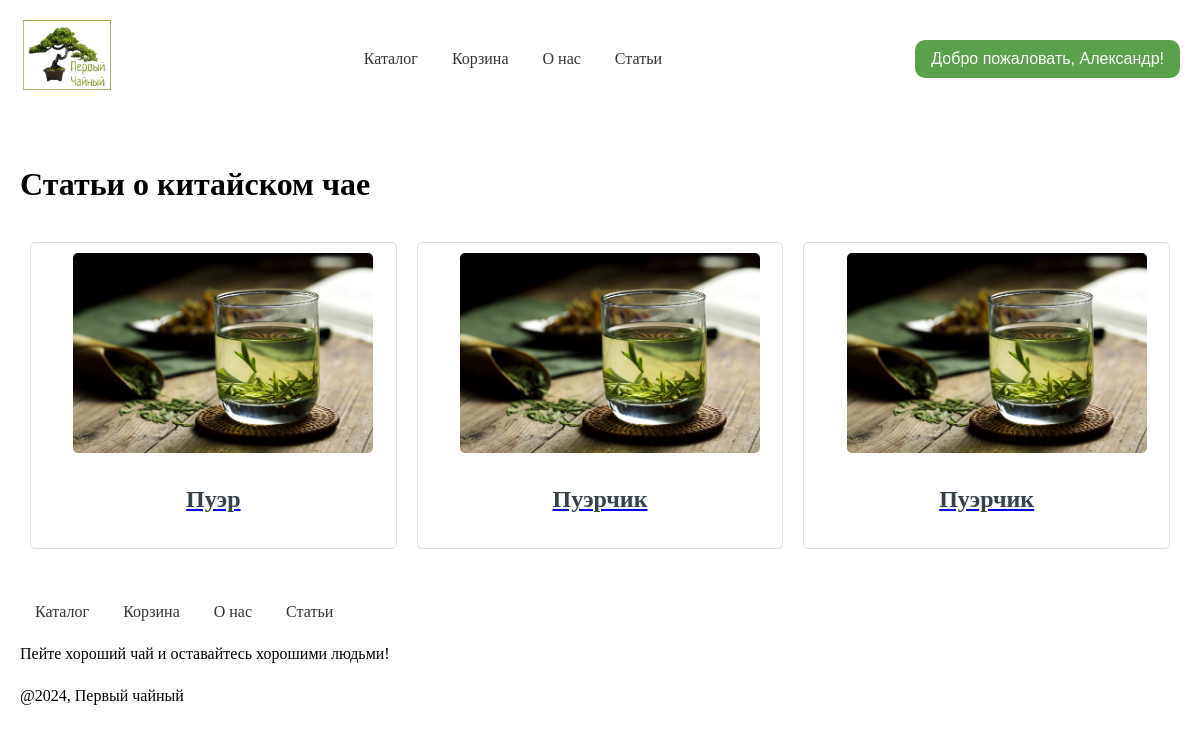
Screenshot of /states (signed in) with the database file from the repository.
### models/user.py (models this page shows, shortened)
class User(db.Model, UserMixin):
    __tablename__ = "users"
    id = db.Column(db.Integer, primary_key=True)
    username = db.Column(db.String(64))
    first_name = db.Column(db.String(30))
    email = db.Column(db.String(120))
    password_hash = db.Column(db.String(128))
    carts = relationship('Cart', backref='user', lazy=True)

### models/states.py (models this page shows, shortened)
class State(db.Model):
    __tablename__ = "states"
    id = db.Column(Integer, primary_key=True)
    title = db.Column(String, nullable=False)
    content = db.Column(String, nullable=False)
    image_url = db.Column(String, nullable=True)

### routers/states.py (the view)
@states_bp.route("/states")
def states():
    all_states = State.query.all()
    return render_template('states/state.html', states=all_states)

### routers/user.py (called while the page is built)
@login_manager.user_loader
def load_user(user_id):
    return User.query.get(int(user_id))

### templates/states/state.html (shortened to what this page needs)
{% extends "catalog/base.html" %}
{% block content %}
        <h1>Статьи о китайском чае</h1>
        <div class="article-list">
            {% for state in states %}
                <div class="article-item">
                    <a href="states/{{ state.id }}">
                        <img src="static/images/{{ state.image_url }}.jpg" alt="{{ state.title }}" class="article-image">
                        <h2 class="article-title">{{ state.title }}</h2>
                    </a>
                </div>
            {% endfor %}
        </div>
{% endblock %}

### templates/catalog/base.html (shortened to what this page needs)
<!DOCTYPE html>
<html lang="ru">
<head>
</head>
<body>
    <header>
        <a href="/"><img src="/static/images/logo.png" alt="Логотип" class="logo"></a>
        <nav>
            <a href="/showcase">Каталог</a>
            <a href="/cart_view">Корзина</a>
            <a href="/about">О нас</a>
            <a href="/states">Статьи</a>
        </nav>
        <div class="dropdown">
        {% if not current_user.is_authenticated %}
        <button class="dropbtn">Личный кабинет</button>
        <div class="dropdown-content">
            <a href='/login'>Войти</a>
            <a href='/register'>Зарегистрироваться</a>
        </div>
        {% else %}
        <button class="dropbtn">Добро пожаловать, {{ current_user.first_name }}!</button>
        {% endif %}
        </div>
    </header>
    <main>
        {% block content %}<h1>Рады приветствовать Вас в нашем чайном магазине</h1> {% endblock %}
    </main>
    <footer>
            <a href="/showcase/">Каталог</a>
            <a href="/cart_view/">Корзина</a>
            <a href="/about">О нас</a>
            <a href="/states">Статьи</a>
            <p>Пейте хороший чай и оставайтесь хорошими людьми!</p>
            <p>@2024, Первый чайный</p>
    </footer>
</body>
</html>

### templates/catalog/base.html (style rules this page uses)
body { font-family: Montserrat; line-height: 1.6; margin: 0; padding: 0; }
header { display: flex; align-items: center; justify-content: space-between; padding: 20px; max-width: 1200px; margin: auto; }
header, nav, main, footer { padding: 20px; margin: auto; max-width: 1200px; }
nav a { text-decoration: none; color: #333; padding: 10px 15px; }
footer a { text-decoration: none; color: #333; padding: 10px 15px; }
.logo { max-height: 70px; margin-right: auto; }
nav { margin-left: auto; }
.dropdown { position: relative; display: inline-block; }
.dropbtn { background-color: #5BA14D; color: white; padding: 10px 16px; font-size: 16px; border: none; cursor: pointer; border-radius: 10px; }
.article-list { display: flex; flex-wrap: wrap; justify-content: space-between; }
.article-item { background: #ffffff; border: 1px solid #dddddd; border-radius: 5px; margin: 10px; padding: 10px; width: calc(33.33% - 20px); box-sizing: border-box; text-align: center; }
.article-image { max-width: 100%; height: auto; border-radius: 5px; }
.article-title { color: #35424a; text-decoration: none; }
.article-image { max-width: 300px; height: auto; margin-left: 20px; border-radius: 5px; }

### rows the page displays
User: first_name "Александр"
State: title "Пуэр"
State: title "Пуэрчик"
State: title "Пуэрчик"
